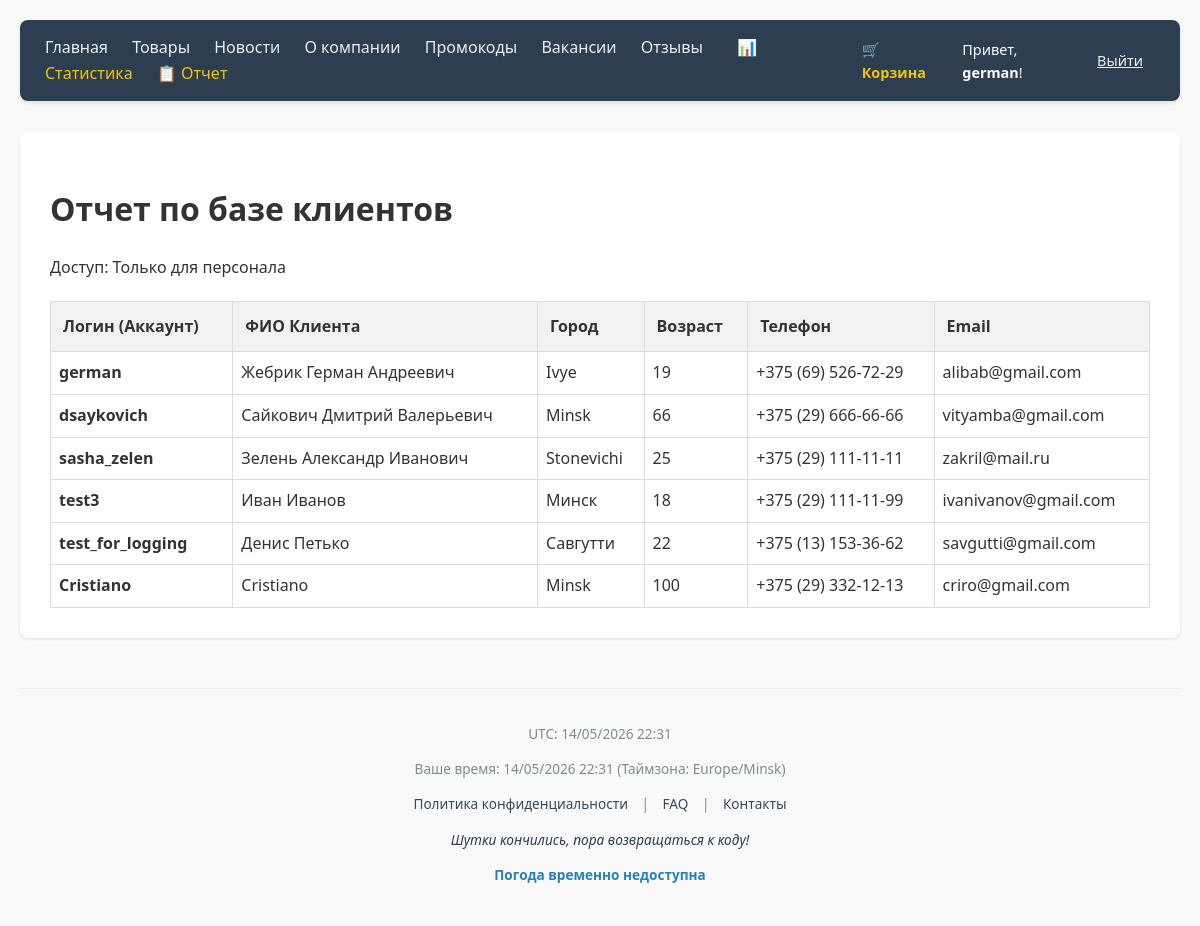
/report/ (signed in), run on the app's committed database.
### shop/models.py (models this page shows, shortened)
class TimeStampedModel(models.Model):
    created_at = models.DateTimeField(auto_now_add=True, verbose_name="Дата добавления")
    updated_at = models.DateTimeField(auto_now=True, verbose_name="Дата изменения")
    class Meta:
        abstract = True # Это значит, что таблица в БД для этой модели создана не будет

class Customer(TimeStampedModel):
    user = models.OneToOneField(User, on_delete=models.CASCADE, null=True, blank=True)
    full_name = models.CharField(max_length=255)
    city = models.CharField(max_length=100)
    email = models.EmailField(unique=True)
    phone_regex = RegexValidator(
        regex=r'^\+375 \(\d{2}\) \d{3}-\d{2}-\d{2}$',
        message="Номер телефона должен быть в формате: '+375 (XX) XXX-XX-XX'."
    )
    phone = models.CharField(
        validators=[phone_regex],
        max_length=20,
        verbose_name="Телефон"
    )
    age = models.PositiveIntegerField(validators=[MinValueValidator(18)])
    class Meta:
        verbose_name = "Клиент"
        verbose_name_plural = "Клиент"

### shop/views.py (the view)
# urls.py: re_path(r'^report/$', views.customer_report, name='customer_report'),
@user_passes_test(is_employee)
def customer_report(request):
    customers = Customer.objects.select_related('user').all()
    return render(request, 'shop/customer_report.html', {'customers': customers})

### shop/context_processors.py (called while the page is built)
def global_date_context(request):
    now = timezone.now()
    return {
        'current_utc': now, # UTC время
        'current_local': timezone.localtime(now), # Время в таймзоне из settings.py
        'user_tz': timezone.get_current_timezone_name(),
        'text_calendar': calendar.TextCalendar().formatmonth(now.year, now.month),
    }

### shop/views.py (called while the page is built)
def is_employee(user):
    return user.is_authenticated and (user.is_staff or user.groups.filter(name='Employees').exists())

### shop/templates/shop/customer_report.html
{% extends 'shop/base.html' %}
{% block content %}
    <h1>Отчет по базе клиентов</h1>
    <p>Доступ: Только для персонала</p>
    <table border="1" style="width: 100%; border-collapse: collapse;">
        <thead>
            <tr style="background-color: #eee;">
                <th>Логин (Аккаунт)</th> <th>ФИО Клиента</th>
                <th>Город</th>
                <th>Возраст</th>
                <th>Телефон</th>
                <th>Email</th>
            </tr>
        </thead>
        <tbody>
            {% for customer in customers %}
            <tr>
                <td style="padding: 8px;">
                    {% if customer.user %}
                        <strong>{{ customer.user.username }}</strong>
                    {% else %}
                        <span style="color: red;">Нет аккаунта</span>
                    {% endif %}
                </td>
                <td style="padding: 8px;">{{ customer.full_name }}</td>
                <td style="padding: 8px;">{{ customer.city }}</td>
                <td style="padding: 8px;">{{ customer.age }}</td>
                <td style="padding: 8px;">{{ customer.phone }}</td>
                <td style="padding: 8px;">{{ customer.email }}</td>
            </tr>
            {% empty %}
            <tr>
                <td colspan="6" style="text-align: center; padding: 20px;">В базе данных нет зарегистрированных клиентов.</td>
            </tr>
            {% endfor %}
        </tbody>
    </table>
{% endblock %}

### shop/templates/shop/base.html (shortened to what this page needs)
<!DOCTYPE html>
<html lang="ru">
<head>
</head>
<body>
    <nav>
        <div class="nav-links">
            <a href="{% url 'index' %}">Главная</a>
            <a href="{% url 'product_list' %}">Товары</a>
            <a href="{% url 'news_list' %}">Новости</a>
            <a href="{% url 'about' %}">О компании</a>
            <a href="{% url 'promo_codes' %}">Промокоды</a>
            <a href="{% url 'vacancy_list' %}">Вакансии</a>
            <a href="{% url 'reviews' %}">Отзывы</a>
            {% if user.is_staff %}
                <a href="{% url 'statistics' %}" style="color: #f1c40f; margin-left: 10px;">📊 Статистика</a>
                <a href="{% url 'customer_report' %}" style="color: #f1c40f;">📋 Отчет</a>
            {% endif %}
        </div>
        <div class="auth-block">
            {% if user.is_authenticated %}
                <a href="{% url 'view_cart' %}" style="color: #f1c40f; text-decoration: none; margin-right: 15px;">
                    🛒 Корзина
                </a>
                <span>Привет, <strong>{{ user.username }}</strong>!</span>
                <form action="{% url 'logout' %}" method="post" style="display:inline; margin-left:10px;">
                    <button type="submit" style="background:none; border:none; color:#ecf0f1; cursor:pointer; text-decoration:underline; font-family:inherit; font-size:inherit;">
                        Выйти
                    </button>
                </form>
            {% else %}
                <a href="{% url 'login' %}" style="color: #ecf0f1; text-decoration: none;">Войти</a> |
                <a href="{% url 'register' %}" style="color: #ecf0f1; text-decoration: none;">Регистрация</a>
            {% endif %}
        </div>
    </nav>
    <div class="content">
        {% block content %}{% endblock %}
    </div>
    <div class="footer">
        <div class="footer-info">
            <p>UTC: {{ current_utc|date:"d/m/Y H:i" }}</p>
            <p>Ваше время: {{ current_local|date:"d/m/Y H:i" }} (Таймзона: {{ user_tz }})</p>
        </div>
        <div class="footer-links">
            <a href="{% url 'privacy_policy' %}">Политика конфиденциальности</a> |
            <a href="{% url 'faq_list' %}">FAQ</a> |
            <a href="{% url 'contact_list' %}">Контакты</a>
        </div>
        <p id="joke-container" style="font-style: italic; color: #2c3e50;">🤖 Загрузка шутки...</p>
        <div id="weather">🌤️ Загрузка погоды...</div>
    </div>
</body>
</html>

### shop/templates/shop/base.html (style rules this page uses)
body { font-family: 'Segoe UI', Tahoma, Geneva, Verdana, sans-serif; margin: 0; padding: 20px; line-height: 1.6; color: #333; background-color: #f9f9f9; }
nav { background: #2c3e50; padding: 15px 25px; margin-bottom: 30px; display: flex; justify-content: space-between; align-items: center; border-radius: 8px; box-shadow: 0 2px 5px rgba(0,0,0,0.1); }
.nav-links a { margin-right: 20px; text-decoration: none; color: #ecf0f1; font-weight: 500; transition: 0.3s; }
.auth-block { color: #fff; font-size: 0.9em; display: flex; align-items: center; gap: 15px; }
.auth-block button { background: #e74c3c; color: white; border: none; padding: 5px 12px; border-radius: 4px; cursor: pointer; font-size: 0.9em; }
.auth-block a { color: #3498db; text-decoration: none; font-weight: bold; }
.content { background: white; padding: 30px; border-radius: 8px; box-shadow: 0 1px 3px rgba(0,0,0,0.1); min-height: 400px; }
table { border-collapse: collapse; width: 100%; margin-top: 20px; background: #fff; }
th, td { border: 1px solid #ddd; padding: 12px; text-align: left; }
th { background-color: #f2f2f2; font-weight: bold; }
.footer { margin-top: 50px; padding: 20px; text-align: center; font-size: 0.85em; color: #7f8c8d; border-top: 1px solid #eee; }
.footer-links { margin-bottom: 10px; }
.footer-links a { margin: 0 10px; color: #34495e; text-decoration: none; }
#weather { font-weight: bold; color: #2980b9; margin-top: 10px; }

### data on the page
Customer: user.username "german", full_name "Жебрик Герман Андреевич", city "Ivye", age "19", phone "+375 (69) 526-72-29", email "alibab@gmail.com"
Customer: user.username "dsaykovich", full_name "Сайкович Дмитрий Валерьевич", city "Minsk", age "66", phone "+375 (29) 666-66-66", email "vityamba@gmail.com"
Customer: user.username "sasha_zelen", full_name "Зелень Александр Иванович", city "Stonevichi", age "25", phone "+375 (29) 111-11-11", email "zakril@mail.ru"
Customer: user.username "test3", full_name "Иван Иванов", city "Минск", age "18", phone "+375 (29) 111-11-99", email "ivanivanov@gmail.com"
Customer: user.username "test_for_logging", full_name "Денис Петько", city "Савгутти", age "22", phone "+375 (13) 153-36-62", email "savgutti@gmail.com"
Customer: user.username "Cristiano", full_name "Cristiano", city "Minsk", age "100", phone "+375 (29) 332-12-13", email "criro@gmail.com"

### other printed values
{{ user.username }} "german"
{{ current_local|date:"d/m/Y H:i" }} "14/05/2026 22:31"
{{ user_tz }} "Europe/Minsk"
